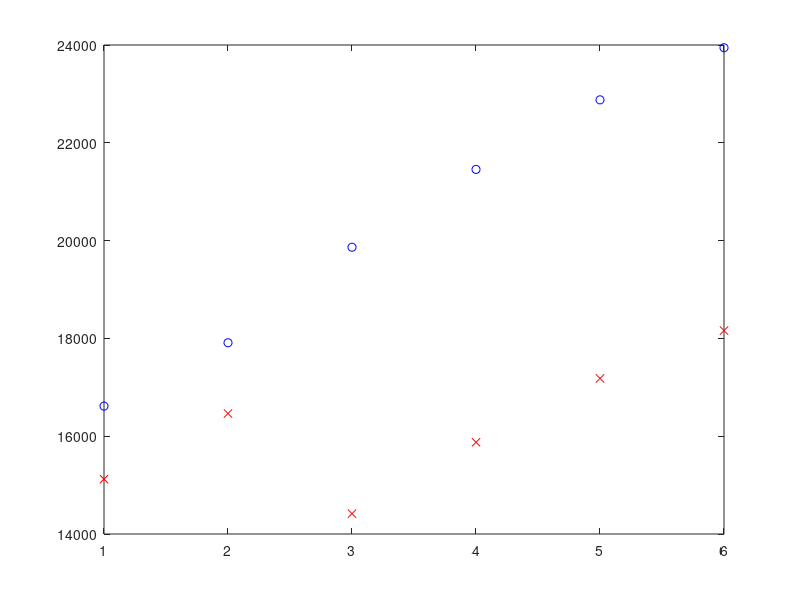

Write the MATLAB code that produced this figure. (Note: this script raises an error after producing the figure.)


monthlysalaries = [1629, 1756, 1947.50, 2103.50, 2243, 2347.50]; 
salaries = monthlysalaries*12; 
salarynames = {'pre-master''s I', 'pre-master''s II', 'post master''s', 'advanced', 'advnaced II', 'advanced III'}; 
S = length(salaries); 

res.net_income.now = zeros(S, 1); 
res.net_income.future = zeros(S,1); 
res.tuition = 17331.50; 

nonres.net_income.now = zeros(S, 1); 
nonres.net_income.future = zeros(S,1); 
nonres.tuition = 32433.50; 

poverty = 12060; 
for s = 1:S
    
    if salaries(s) < 37951
        res.net_income.now(s) = salaries(s) - salaries(s)*0.15;
        nonres.net_income.now(s) = salaries(s) - salaries(s)*0.15;
    end
    
    if salaries(s) + res.tuition < 38701
        fprintf('YES')
        res.net_income.future(s) = salaries(s) - (salaries(s) + res.tuition)*0.12; 
    elseif salaries(s) + res.tuition > 38701
        res.net_income.future(s) = salaries(s) - (salaries(s) + res.tuition)*0.22; 
    end
    
    if salaries(s) + nonres.tuition < 38701
        fprintf('YES'); 
        nonres.net_income.future(s) = salaries(s) - (salaries(s) + nonres.tuition)*0.12; 
    elseif salaries(s) + nonres.tuition > 38701
        nonres.net_income.future(s) = salaries(s) - (salaries(s) + nonres.tuition)*0.22; 
    end
    
end

%% Plot 

figure(1); clf; 
plot( res.net_income.now, 'bo' ); hold on; 
plot( res.net_income.future, 'rx'); hold on; 
% plot( nonres.net_income.now, 'b--' ); hold on; 
% plot( nonres.net_income.future, 'ro' ); hold on; 

refline( 0, poverty); 

ylabel('Net Income ($)'); 
xlabel('Pay Step'); 

set(gca, 'XTick', 1:S); 
set(gca, 'XTickLabels', salarynames); 

% legend('Location', 'best', {'Res/Non-Res Now', 'Res Tax Cut', 'Non-Res Tax Cut', 'Poverty Line'}); % , 'Non-Res Tax Cut'}); 
legend('Location', 'best', {'Res Now', 'Res Tax Cut', 'Poverty Line'}); % , 'Non-Res Tax Cut'}); 

filenm = 'income_now_and_with_tax_cut'; 
print(filenm, '-dpng'); 


